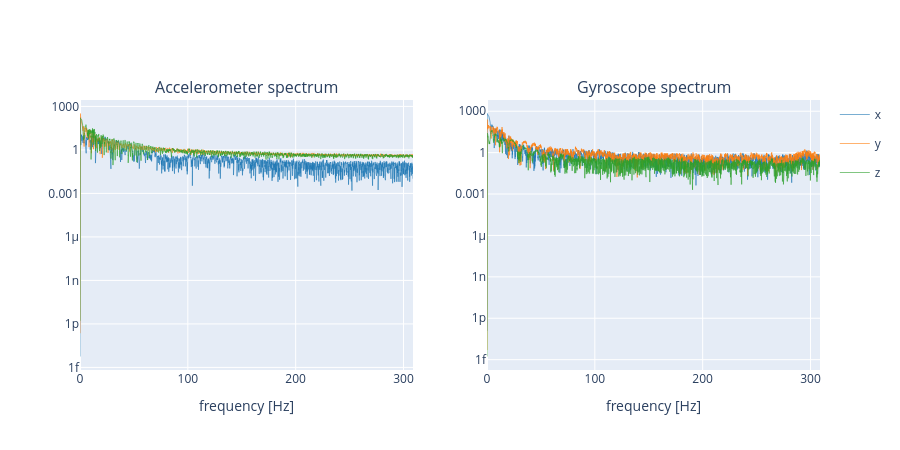

The notebook cell this image was saved under:
### Markdown cell above
## 5. Frequency spectrum
Shows where the signal energy is: slow hand motion (< 5 Hz), tremor, vibrations or noise.
A flat floor at higher frequencies is typical white sensor noise.

### Code cell
# FFT: splits each signal into frequencies. Peaks = repeating motions.
# Expect breathing around 0.2-0.4 Hz and heartbeat around 1-2 Hz.
rate = 1 / np.median(np.diff(t))
freqs = np.fft.rfftfreq(len(t), 1 / rate)

fig = make_subplots(rows=1, cols=2, subplot_titles=("Accelerometer spectrum", "Gyroscope spectrum"))
for i, axis in enumerate("xyz"):
    # subtract the mean, otherwise the constant part (gravity) dominates at 0 Hz
    fig.add_trace(go.Scatter(x=freqs, y=np.abs(np.fft.rfft(acc[:, i] - acc[:, i].mean())), name=axis, legendgroup=axis, line_color=COLORS[axis]), row=1, col=1)
    fig.add_trace(
        go.Scatter(x=freqs, y=np.abs(np.fft.rfft(gyr[:, i] - gyr[:, i].mean())), name=axis, legendgroup=axis, line_color=COLORS[axis], showlegend=False),
        row=1,
        col=2,
    )
fig.update_yaxes(type="log")
fig.update_xaxes(title_text="frequency [Hz]")
fig.update_layout(height=450)
fig.show()

### Figure 1 — Plotly figure (JSON) as saved in the notebook; plotly's stock layout.template omitted (floating-point values rounded to 4 significant figures; data arrays with more than 128 entries replaced by an {"elided": "..."} marker saying what was removed)
{"data": [{"legendgroup": "x", "line": {"color": "#1f77b4"}, "name": "x", "type": "scatter", "x": {"elided": "7495 float values"}, "xaxis": "x", "y": {"elided": "7495 float values"}, "yaxis": "y"}, {"legendgroup": "x", "line": {"color": "#1f77b4"}, "name": "x", "showlegend": false, "type": "scatter", "x": {"elided": "7495 float values"}, "xaxis": "x2", "y": {"elided": "7495 float values"}, "yaxis": "y2"}, {"legendgroup": "y", "line": {"color": "#ff7f0e"}, "name": "y", "type": "scatter", "x": {"elided": "7495 float values"}, "xaxis": "x", "y": {"elided": "7495 float values"}, "yaxis": "y"}, {"legendgroup": "y", "line": {"color": "#ff7f0e"}, "name": "y", "showlegend": false, "type": "scatter", "x": {"elided": "7495 float values"}, "xaxis": "x2", "y": {"elided": "7495 float values"}, "yaxis": "y2"}, {"legendgroup": "z", "line": {"color": "#2ca02c"}, "name": "z", "type": "scatter", "x": {"elided": "7495 float values"}, "xaxis": "x", "y": {"elided": "7495 float values"}, "yaxis": "y"}, {"legendgroup": "z", "line": {"color": "#2ca02c"}, "name": "z", "showlegend": false, "type": "scatter", "x": {"elided": "7495 float values"}, "xaxis": "x2", "y": {"elided": "7495 float values"}, "yaxis": "y2"}], "layout": {"annotations": [{"font": {"size": 16}, "showarrow": false, "text": "Accelerometer spectrum", "x": 0.225, "xanchor": "center", "xref": "paper", "y": 1, "yanchor": "bottom", "yref": "paper"}, {"font": {"size": 16}, "showarrow": false, "text": "Gyroscope spectrum", "x": 0.775, "xanchor": "center", "xref": "paper", "y": 1, "yanchor": "bottom", "yref": "paper"}], "height": 450, "xaxis": {"anchor": "y", "domain": [0, 0.45], "title": {"text": "frequency [Hz]"}}, "xaxis2": {"anchor": "y2", "domain": [0.55, 1], "title": {"text": "frequency [Hz]"}}, "yaxis": {"anchor": "x", "domain": [0, 1], "type": "log"}, "yaxis2": {"anchor": "x2", "domain": [0, 1], "type": "log"}}}
